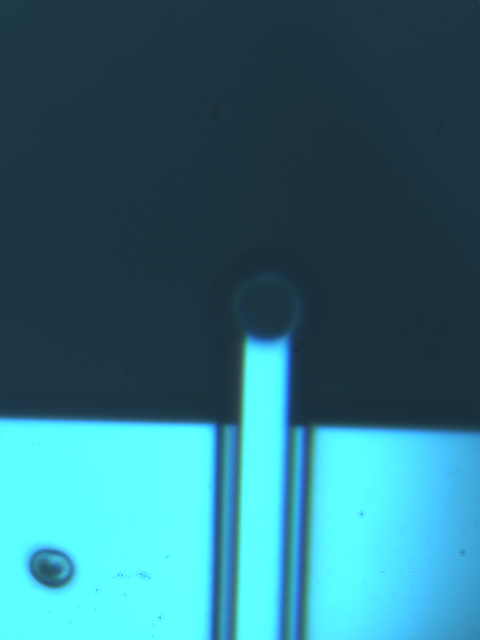
#> input picture templates/B638_EP_C2_Mar13.png, 960 x 1280 px (shown at 1/2 size)
$ python template_maker_ScubaEP.py   (Python 2 division)
#> lines starting #> are read from the running program, lines starting #| are printed output that depends on the picture
import numpy as np
import pandas as pd
import os
import image_registration as ir
import matplotlib.pyplot as plt
from scipy.optimize import curve_fit
import cv2
from time import sleep
from skimage import img_as_ubyte
from copy import deepcopy

def rotateImage(image, angle):#parameter angel in degrees
    #print image[0]
    angle=float(angle)
    height,width=image.shape[0],image.shape[1]
    newwidth=float(width)*np.cos(angle/180*np.pi)+float(height)*np.sin(angle/180*np.pi)
    borderw= int(np.abs((newwidth-float(width))/2))
    newheight=float(height)*np.cos(angle/180*np.pi)+float(width)*np.sin(angle/180*np.pi)
    borderh= int(np.abs((newheight-float(height))/2))
    image_ = cv2.copyMakeBorder(image,borderh,borderh,borderw,borderw, cv2.BORDER_REPLICATE)
    height_, width_= image_.shape[0],image_.shape[1]
    image_center = (width/2+borderw, height/2+borderh)#rotation center
    rot_mat = cv2.getRotationMatrix2D(image_center,angle, 1)
    result = cv2.warpAffine(image_, rot_mat, (width_,height_), flags=cv2.INTER_LINEAR)
    result= result[borderh:height_-borderh,borderw:width_-borderw]
    return result


im = cv2.imread("B638_EP_C2_Mar13.png")
#> im is the input picture: shape (1280, 960, 3); mean B, G, R 126.3, 111.8, 47.2
img = cv2.cvtColor(im, cv2.COLOR_BGR2GRAY)
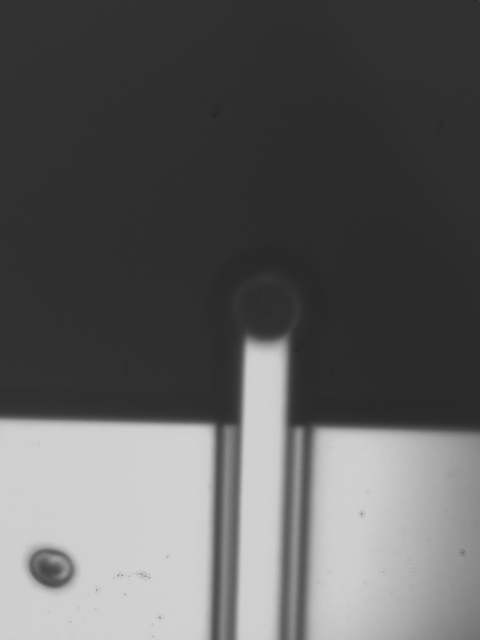
#> img: shape (1280, 960) (shown at 1/2 size); min 39, max 211, mean 94.1
h,w = img.shape[:2]
#> h = 1280; w = 960

bkg =  np.array([np.mean(im[:h/7,:,0]), np.mean(im[:h/7,:,1]), np.mean(im[:h/7,:,2])])
#> bkg = [67.02, 53.75, 28.5]
img_contrast =  np.sum(np.abs(im-bkg), axis=2)
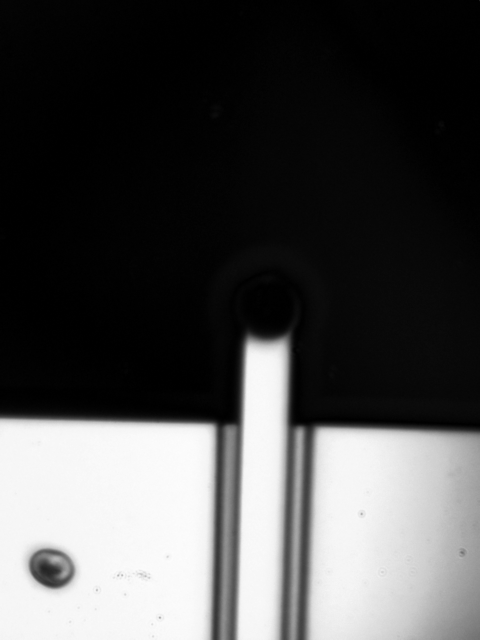
#> img_contrast: shape (1280, 960) float64 (shown at 1/2 size); min 0.765, max 469.7, mean 144; drawn with min black and max white
img_contrast /= np.max(img_contrast)
img_contrast = img_as_ubyte(img_contrast)
img_contrast_rot = rotateImage(img_as_ubyte(img_contrast), 1.60)
#> in rotateImage, `image_ = cv2.copyMakeBorder(image,borderh,borderh,borderw,borderw, cv2..`:
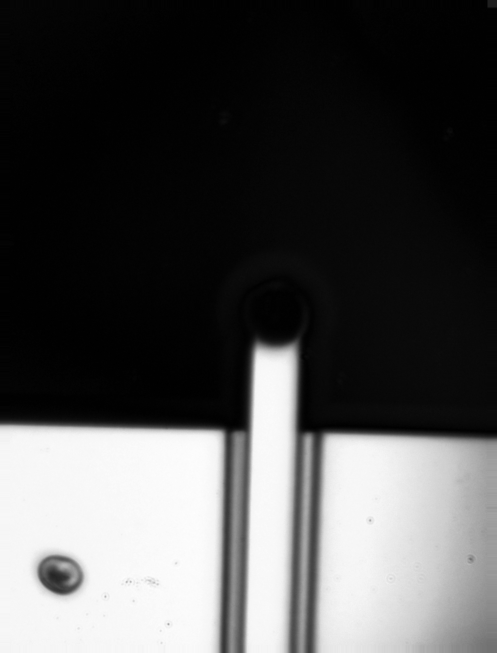
#> image_: shape (1306, 994) (shown at 1/2 size); min 0, max 255, mean 78.4
#> in rotateImage, `result= result[borderh:height_-borderh,borderw:width_-borderw]`:
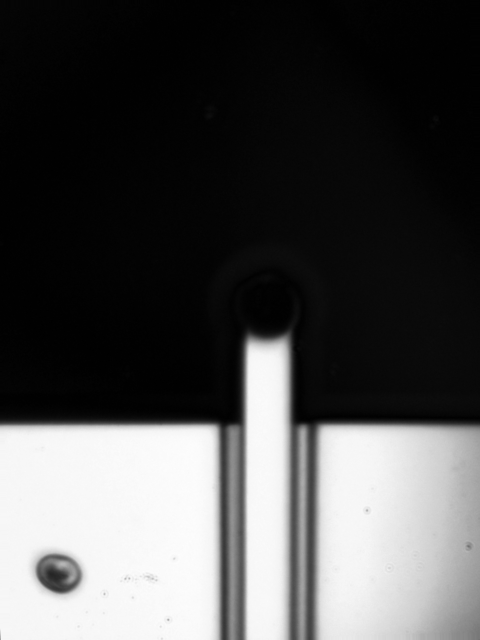
#> result: shape (1280, 960) (shown at 1/2 size); min 0, max 254, mean 78.4

plt.imshow(img_contrast_rot)
plt.show()
plt.clf()

tl = np.array([365,440])
br = tl + np.array([340,360])
plt.imsave('ScubaEP_template.png', img_contrast_rot[tl[1]:br[1],tl[0]:br[0]], cmap=plt.cm.gray)
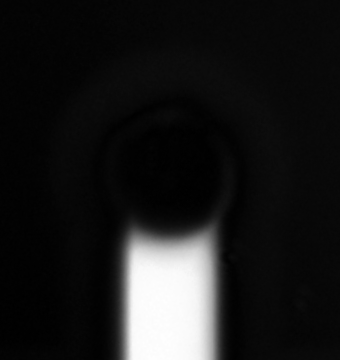
#> saved as ScubaEP_template.png: shape (360, 340, 3); min 0, max 255, mean 27.1

cv2.rectangle(img_contrast_rot,(tl[0],tl[1]), (br[0],br[1]), 255, 5)
cv2.circle(img_contrast_rot,(tl[0]+170,tl[1]+240), 10, (255), 10)
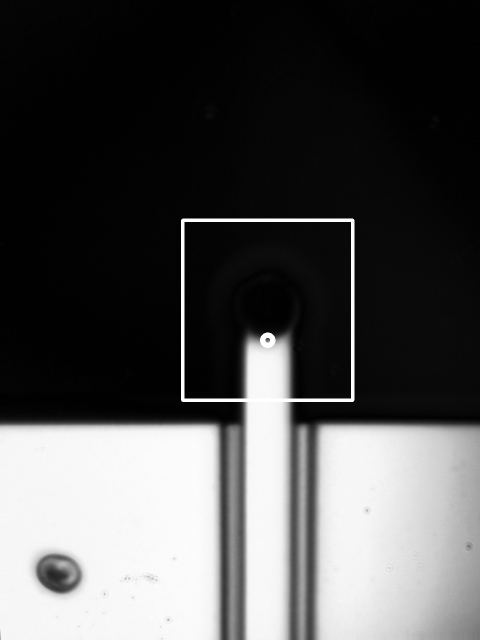
#> img_contrast_rot: shape (1280, 960) (shown at 1/2 size); min 0, max 255, mean 80.3

plt.imshow(img_contrast_rot)
plt.show()
plt.clf()

plt.imshow(img_contrast_rot[tl[1]:br[1],tl[0]:br[0]])
plt.show()
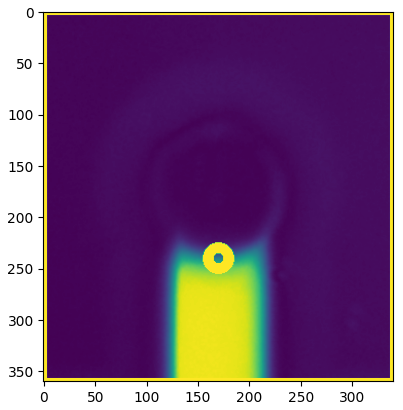
#> figure drawn by matplotlib, 1 panel
plt.clf()

$ run again, with templates/B642_ScubaE_C1.png copied over templates/B638_EP_C2_Mar13.png
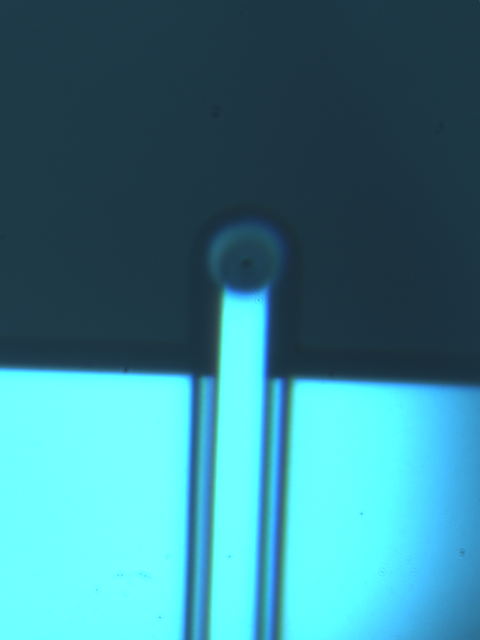
#> input picture templates/B642_ScubaE_C1.png, 960 x 1280 px (shown at 1/2 size)
#> im is the input picture: shape (1280, 960, 3); mean B, G, R 142.7, 128.8, 56.9
#> `img = cv2.cvtColor(im, cv2.COLOR_BGR2GRAY)`:
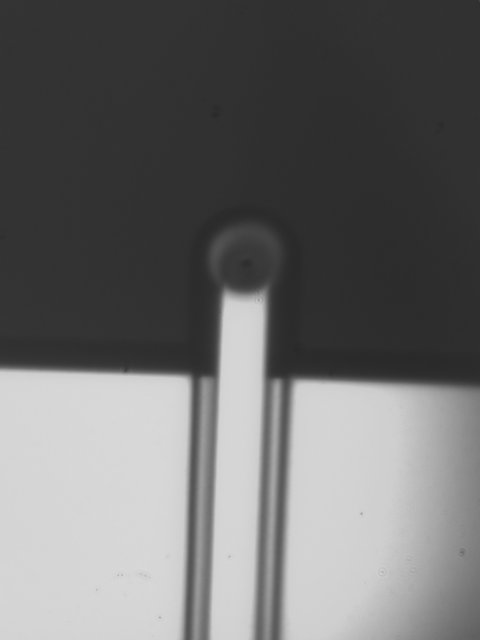
#> img: shape (1280, 960) (shown at 1/2 size); min 40, max 217, mean 108.9
#> bkg = [69.54, 55.64, 29.16]
#> `plt.show()`:
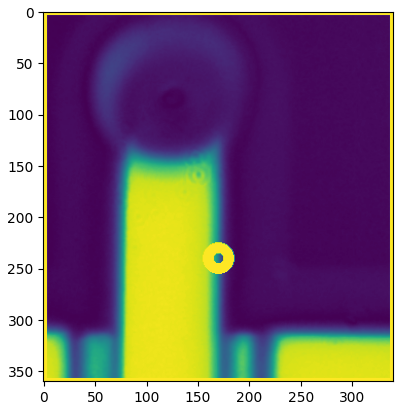
#> figure drawn by matplotlib, 1 panel

$ run again, with templates/B642_ScubaE_C2.png copied over templates/B638_EP_C2_Mar13.png
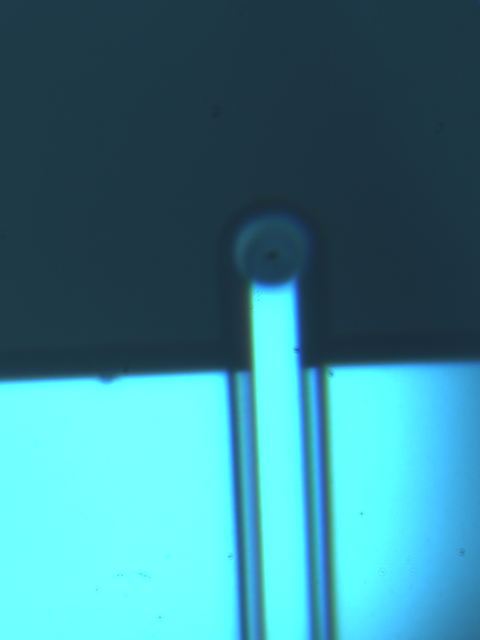
#> input picture templates/B642_ScubaE_C2.png, 960 x 1280 px (shown at 1/2 size)
#> im is the input picture: shape (1280, 960, 3); mean B, G, R 143.9, 129.7, 57.3
#> `img = cv2.cvtColor(im, cv2.COLOR_BGR2GRAY)`:
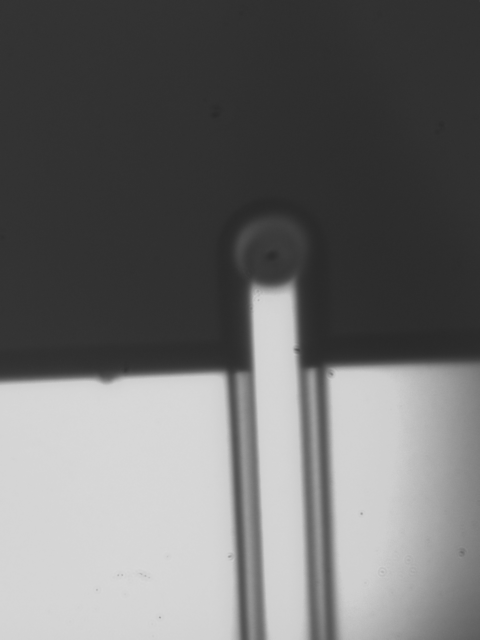
#> img: shape (1280, 960) (shown at 1/2 size); min 40, max 217, mean 109.7
#> bkg = [69.36, 55.49, 29.09]
#> `plt.show()`:
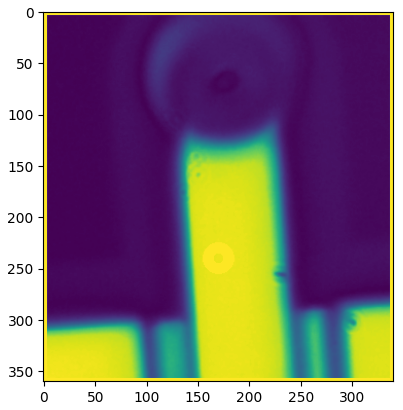
#> figure drawn by matplotlib, 1 panel
